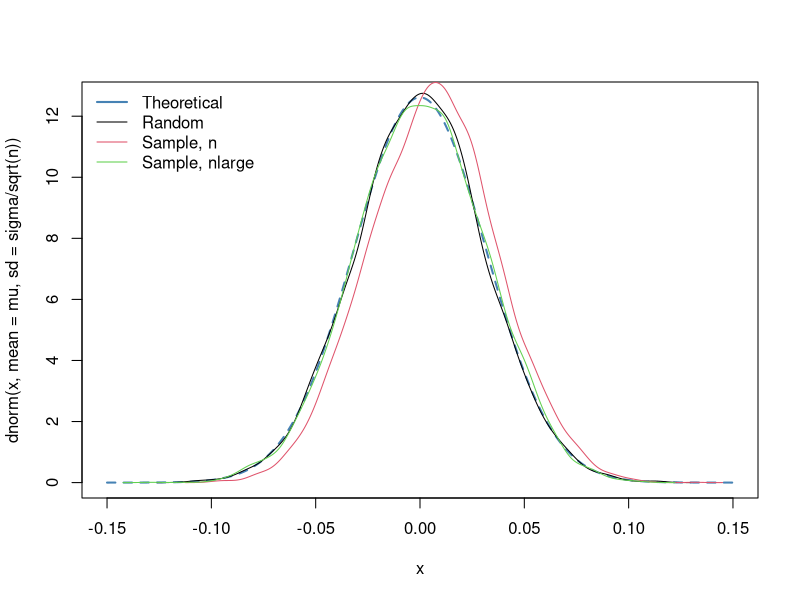

R code for this plot:
# Monte Carlo methods are based on generation of random variates.
# But how should the random variates be generated?

# Generate nrepl number of unique data sets and calculate mean & sd for each unique set (method="random")
# OR
# Generate one (big) dataset and sample with replacement from that data set (method="sample")

# Both the law of large numbers and the central limit theorem applies:
# If n is large, the true mean should be accurately estimated
# However, if n is small, the resampling in method="sample" will estimate the mean of the single sample.
# According to the clt, sd of a random sample from a normal distribution is ~ sigma/sqrt(n)
# The method="sample" is therefore biased for 'small' samples. One way to remedy this shortcoming is
# to generate a very large sample with random variates (n = nlarge), and then sample with replacement from the larger sample (size = n << nlarge)
# These three appraoches are outlined below:

clt.norm <- function(n=100, nlarge=NULL, nrepl=10, mu=0, sigma=1, method="random") {
	
	if (method == "random") {
		xr <- t(replicate( {
			x <- rnorm(n=n, mean=mu, sd=sigma)
			c(mean=mean(x), sd=sd(x))
		}, n=nrepl))
	}

	if (method == "sample") {
		if (is.null(nlarge)) nlarge=n
		x <- rnorm(n=nlarge, mean=mu, sd=sigma)
		xr <- t(replicate({
			x.s <- sample(x, size=n, replace=TRUE)
			c(mean=mean(x.s), sd=sd(x.s))
		}, n=nrepl))
	}
	data.frame(xr)
}

n <- 1000
nrepl <- 10000
nlarge <- 20000
mu <- 0
sigma <- 1


system.time(test1 <- clt.norm(n=n, nrepl=nrepl, mu=mu, sigma=sigma, method="random"))
system.time(test2 <- clt.norm(n=n, nrepl=nrepl, mu=mu, sigma=sigma, method="sample"))
system.time(test3 <- clt.norm(n=n, nrepl=nrepl, nlarge=nlarge, mu=mu, sigma=sigma, method="sample"))

d1 <- density(test1$mean)
d2 <- density(test2$mean)
d3 <- density(test3$mean)

curve(dnorm(x, mean=mu, sd=sigma/sqrt(n)), n=1001, xlim=c(-.15,.15), lty=2, lwd=2, col="steelblue")
lines(d1, col=1)
lines(d2, col=2)
lines(d3, col=3)
legend("topleft", c("Theoretical", "Random", "Sample, n", "Sample, nlarge"), col=c("steelblue",1,2,3), lwd=c(2,1,1,1), bty="n")
# Difference between d2 and d3 is controlled by the ratio nlarge/n



graphics.off()